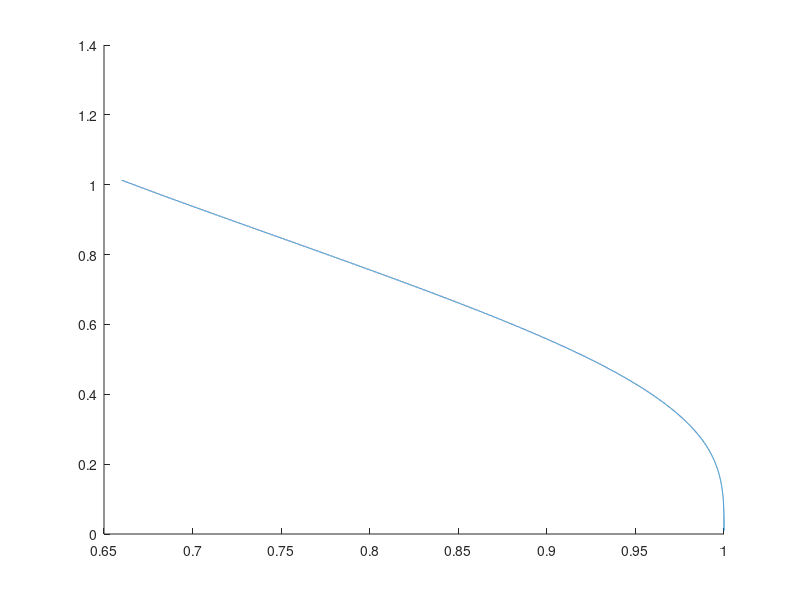

Recreate this plot in MATLAB. (Note: this script raises an error after producing the figure.)
% For testing numeric stability

close all;

hold on

bp = 0.999569713502222;
lengths = single(0.66:0.00001:1);

l_a = single(2.097717774247452);
l_b = single(1.972814065483481);
l_p1 = single(-0.657734900252995);
l_p2 = single(1.680396590596468);
l_p3 = single(-1.372370801414914);
l_p4 = single(0.349783989583521);
l_q1 = single(0.473070260173490);
l_q2 = single(-1.347452538251406);
l_q3 = single(1.195834522109090);
l_q4 = single(-0.319730631084095);

r_a = single(4.888243568595819);
r_b = single(3.391651278290348);
r_p1 = single(0.636012472685228);
r_p2 = single(-0.255011254510989);
r_p3 = single(0.058724611967702);
r_p4 = single(-0.439687221231256);
r_q1 = single(-2.054361570093722);
r_q2 = single(-0.263696298954134);
r_q3 = single(0.471329950932046);
r_q4 = single(1.850831473052496);


results = [];
for x = lengths
    if (x < bp)
        a = l_a;
        b = l_b;
        p1 = l_p1;
        p2 = l_p2;
        p3 = l_p3;
        p4 = l_p4;
        q1 = l_q1;
        q2 = l_q2;
        q3 = l_q3;
        q4 = l_q4;
    else
        a = r_a;
        b = r_b;
        p1 = r_p1;
        p2 = r_p2;
        p3 = r_p3;
        p4 = r_p4;
        q1 = r_q1;
        q2 = r_q2;
        q3 = r_q3;
        q4 = r_q4;
    end
    y = (p1*x.^3+p2*x.^2+p3*x + p4)./(q1*x.^3+q2*x.^2+q3*x+q4)+a*sqrt(b*(1-x));
    results = [results, y];
end
plot(lengths, results);

% compare!
plot(z_average, roughnesses);
scatter(z_average, roughnesses);

legend("Function (float accuracy)", "Data (line)", "Data (points)");
hold off